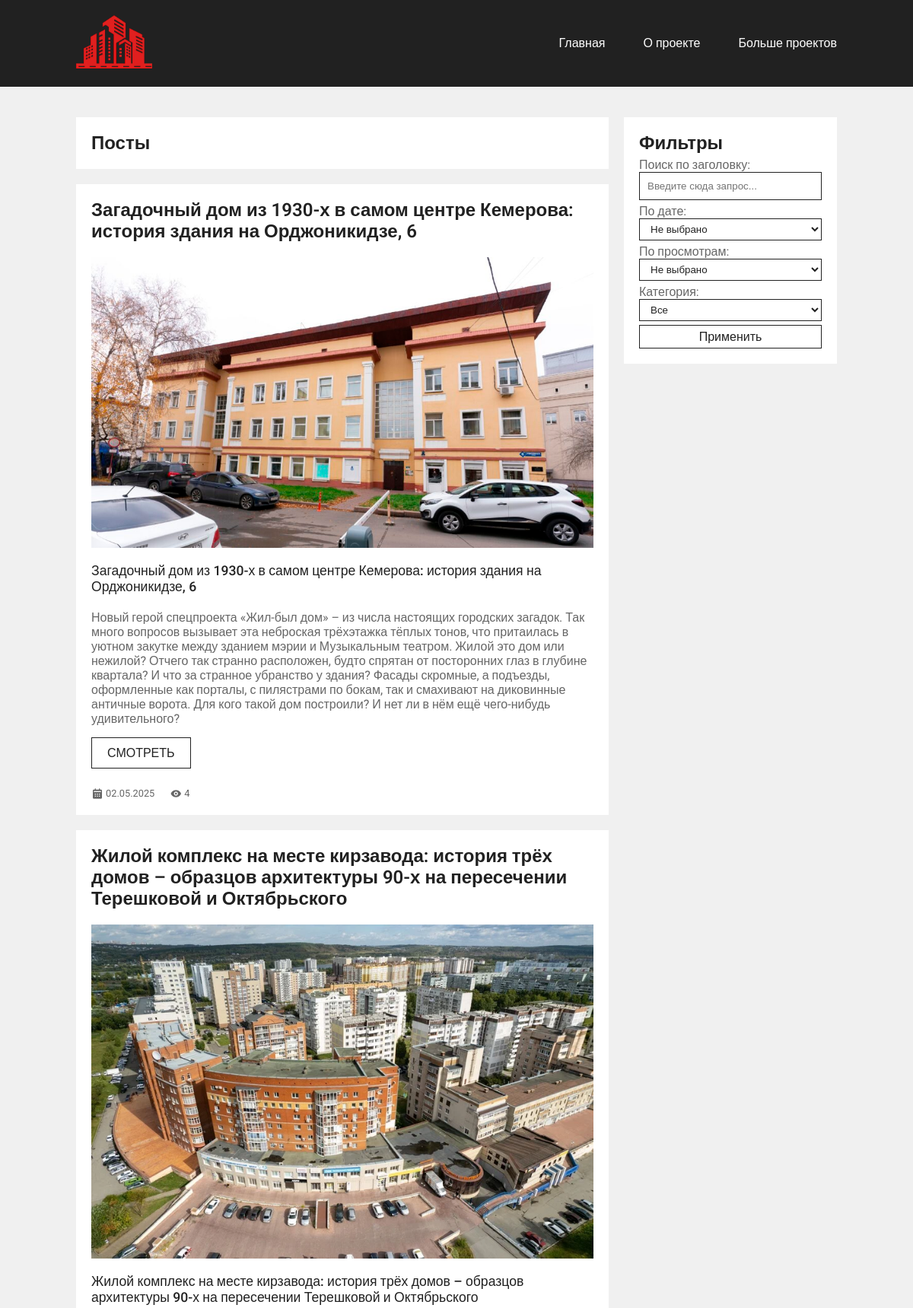
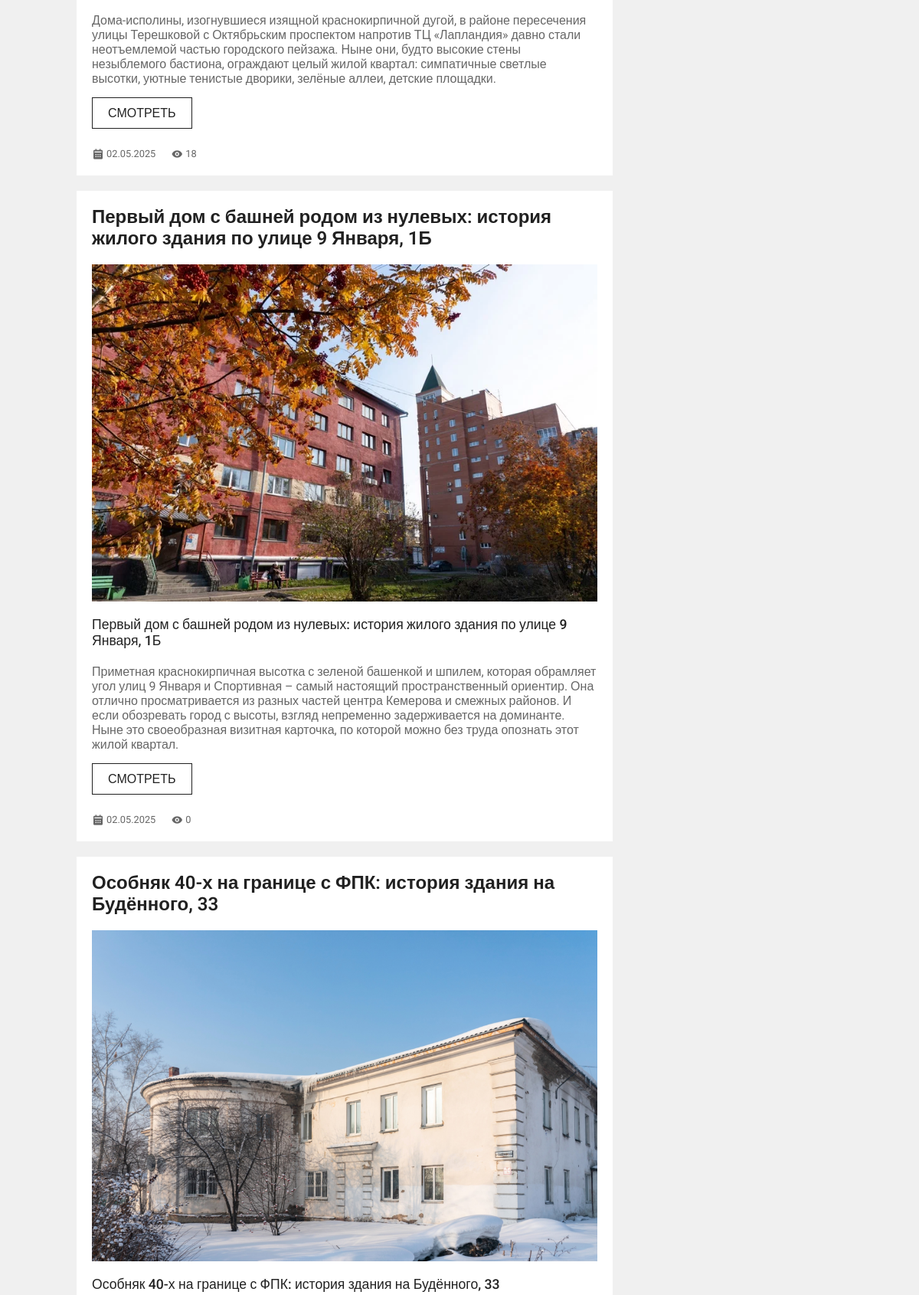
/posts/ (upper part), run on the app's committed database (2 pictures, top to bottom).
### streets/models.py (models this page shows, shortened)
class Posts(models.Model):
	title = models.CharField(verbose_name='Заголовок', max_length=255)
	description = models.TextField(verbose_name='Краткое описание')
	content = HTMLField(verbose_name='Контент')
	preview = models.ImageField(verbose_name='Картинка для превью', upload_to='photos/')
	date_create = models.DateField(verbose_name='Дата создания поста', auto_now_add=True, blank=True, null=True)
	date_update = models.DateField(verbose_name='Дата обновления поста', auto_now=True, blank=True, null=True)
	views = models.IntegerField(verbose_name='Просмотры', default=0, null=True, blank=True)
	video = models.FileField(verbose_name='Видео', upload_to='videos/', blank=True, null=True)
	slug = AutoSlugField(verbose_name='Слаг',unique=True, max_length=255, db_index=True, populate_from='title', slugify_function=lambda a: pytils.translit.slugify(a))
	is_published = models.BooleanField(verbose_name='Опубликовать', default=True)
	category = models.ForeignKey(verbose_name='Категория поста', to=Categories, on_delete=models.CASCADE, blank=True, null=True, related_name='category_posts')
	def get_absolute_url(self):
		return reverse('post', kwargs={'post_slug': self.slug})
	class Meta:
		verbose_name = 'Пост'
		verbose_name_plural = 'Посты'

### streets/views.py (the view)
# urls.py: path('posts/', views.posts, name='posts')
def posts(request):
	_posts = Posts.objects.get_queryset()
	filters_form = PostFilterForm(data=request.GET)
	if filters_form.is_valid():
		category = filters_form.cleaned_data.get('category')
		date = filters_form.cleaned_data.get('date')
		views = filters_form.cleaned_data.get('views')
		search_query = filters_form.cleaned_data.get('search_query')
		if search_query:
			_posts = _posts.filter(title__icontains=search_query)
		if category:
			_posts = _posts.filter(category=category)
		if date == '0':
			_posts = _posts.order_by('-date_create')
		elif date == '1':
			_posts = _posts.order_by('date_create')
		if views == '0':
			_posts = _posts.order_by('-views')
		elif views == '1':
			_posts = _posts.order_by('views')
	return render(request, 'posts.html', {'filters_form': filters_form, 'posts': _posts, 'scroll': False})

### streets/forms.py
class PostFilterForm(forms.Form):
	search_query = forms.CharField(
		label='Поиск по заголовку',
		required=False,
		max_length=255,
		widget=forms.TextInput(attrs={'placeholder': 'Введите сюда запрос...'})
	)
	date = forms.ChoiceField(
		required=False,
		label="По дате",
		choices=[("", "Не выбрано"), (0, 'По убыванию'), (1, 'По возрастанию')],
		widget=forms.Select(attrs={'class': 'filters-by-date'})
	)
	views = forms.ChoiceField(
		required=False,
		label="По просмотрам",
		choices=[("", "Не выбрано"), (0, 'По убыванию'), (1, 'По возрастанию')],
		widget=forms.Select(attrs={'class': 'filters-by-views'})
	)
	category = forms.ChoiceField(
		required=False,
		label="Категория",
		choices=[("", "Все")] + [(cat.id, cat.name) for cat in Categories.objects.all()],
		widget=forms.Select(attrs={'class': 'filters-by-category'})
	)

### streets/templates/posts.html
{% extends 'base.html' %}
{% load static %}
{% block head %}
<link rel="stylesheet" href="{% static 'css/card_posts.css' %}">
<link rel="stylesheet" href="{% static 'css/adaptive_posts.css' %}">
<link rel="stylesheet" href="{% static 'css/posts.css' %}">
{% endblock %}
{% block content %}
	{% if posts %}
		<div class="title">Посты</div>
		<div class="posts">
			{% for post in posts %}
				<div class="card-post">
					<h2 class="post-title"><a href="{{ post.get_absolute_url }}" class="">{{ post.title }}</a></h2>
					<img class="post-img" src="{{ post.preview.url }}" alt="post image">
					<div class="post-info">
						<h4 class="post-info-title">{{ post.title }}</h4>
						<p class="post-description">{{ post.description }}</p>
						<a href="{{ post.get_absolute_url }}" class="btn post-btn">СМОТРЕТЬ</a>
						<div class="post-meta-info">
							<div class="post-create-date">
								<i class='bx bxs-calendar'></i><p>{{ post.date_create|date:"d.m.Y" }}</p>
							</div>
							<div class="post-views">
								<i class='bx bxs-show' ></i><p>{{ post.views }}</p>
							</div>
						</div>
					</div>
				</div>
			{% endfor %}
		</div>
	{% else %}
		<div class="title">Не найдено постов по такому запросу</div>
	{% endif %}
	<div class="filters">
		<div class="filters-by">
			<h2>Фильтры</h2>
			<form action="" method="GET" class="filters-by-form">
				{{ filters_form.as_p }}
				<input class="btn" type="submit" value="Применить">
			</form>
		</div>
	</div>
{% endblock %}

### streets/static/css/index.css (style rules this page uses)
:root { --dark-gray: #212121; --hover-link-color: rgba(255,255,255,0.5); --gray: #666; --title: #323232; --logo: #e11f1f; --seashell: #F0F0F0; }
* { margin: 0; padding: 0; box-sizing: border-box; }
html { height: 100%; }
body { height: 100%; font-family: "Roboto", sans-serif; font-size: 1em; }
a { text-decoration: none; color: #fff; }
p { color: var(--gray); }
a { -webkit-tap-highlight-color: transparent; outline: none; }
input[type="text"] { border: 1px solid var(--dark-gray); border-radius: 0; padding: 10px; display: block; width: 100%; outline: none; }
input[type="submit"] { all: unset; }
input[type="submit"], select { padding: 5px 10px; border: 1px solid var(--dark-gray); color: var(--dark-gray); cursor: pointer; display: block; }
input[type="submit"] { text-align: center; transition: 0.2s ease-in-out; }
select { background-color: #fff; width: 100%; outline: none; }
form { width: 100%; }
.btn { padding: 10px 20px; border: 1px solid var(--dark-gray); color: var(--dark-gray); cursor: pointer; display: block; }

### streets/static/css/card_posts.css (style rules this page uses)
.card-post { width: 100%; background-color: #fff; padding: 20px; margin-bottom: 20px; display: flex; flex-direction: column; gap: 20px; }
.post-img { width: 100%; object-fit: cover; }
.post-info { display: block; }
.post-title { font-size: 1.5em; font-weight: 600; color: var(--dark-gray); }
.post-title a { color: var(--dark-gray); transition: 0.5s ease-in-out; }
.post-info-title { font-size: 1.1em; font-weight: 500; color: var(--dark-gray); }
.post-description { margin-top: 20px; font-weight: 400; font-size: 1em; }
.post-btn { margin-top: 15px; justify-self: flex-start; }
.post-meta-info { margin-top: 25px; font-weight: 400; color: var(--gray); display: flex; align-items: center; gap: 20px; }
.post-meta-info div { display: flex; align-items: center; gap: 3px; }
.post-meta-info i, p { font-size: 0.8em; }
.post-meta-info i { font-size: 1em; }

### streets/static/css/posts.css (style rules this page uses)
html { background-color: var(--seashell); }
.title { grid-area: title; background-color: #fff; color: var(--dark-gray); padding: 20px; font-size: 1.5em; font-weight: 800; }
.posts { grid-area: posts; display: flex; flex-direction: column; align-items: center; }
.filters { grid-area: filters; width: 100%; height: min-content; background-color: #fff; padding: 20px; color: var(--dark-gray); position: sticky; top: 20px; }
.filters h2 { font-size: 1.5em; margin-bottom: 5px; }
.filters p { font-size: 1em; }
.filters-by-form, .search-form { display: flex; flex-direction: column; gap: 5px; }

### data on the page
Posts: title "Загадочный дом из 1930-х в самом центре Кемерова: история здания на Орджоникидзе, 6", preview (picture), description "Новый герой спецпроекта «Жил-был дом» – из числа настоящих городских загадок. Так много вопросов вызывает эта неброская трёхэтажка тёплых тонов, что притаилась в уютном закутке между зданием мэрии и Музыкальным театром. Жилой это дом или нежилой? Отчего так странно расположен, будто спрятан от посторонних глаз в глубине квартала? И что за странное убранство у здания? Фасады скромные, а подъезды, оформленные как порталы, с пилястрами по бокам, так и смахивают на диковинные античные ворота. Для кого такой дом построили? И нет ли в нём ещё чего-нибудь удивительного?", date_create "02.05.2025", views "4"
Posts: title "Жилой комплекс на месте кирзавода: история трёх домов – образцов архитектуры 90-х на пересечении Терешковой и Октябрьского", preview (picture), description "Дома-исполины, изогнувшиеся изящной краснокирпичной дугой, в районе пересечения улицы Терешковой с Октябрьским проспектом напротив ТЦ «Лапландия» давно стали неотъемлемой частью городского пейзажа. Ныне они, будто высокие стены незыблемого бастиона, ограждают целый жилой квартал: симпатичные светлые высотки, уютные тенистые дворики, зелёные аллеи, детские площадки.", date_create "02.05.2025", views "18"
Posts: title "Первый дом с башней родом из нулевых: история жилого здания по улице 9 Января, 1Б", preview (picture), description "Приметная краснокирпичная высотка с зеленой башенкой и шпилем, которая обрамляет угол улиц 9 Января и Спортивная – самый настоящий пространственный ориентир. Она отлично просматривается из разных частей центра Кемерова и смежных районов. И если обозревать город с высоты, взгляд непременно задерживается на доминанте. Ныне это своеобразная визитная карточка, по которой можно без труда опознать этот жилой квартал.", date_create "02.05.2025", views "0"
Posts: title "Особняк 40-х на границе с ФПК: история здания на Будённого, 33", preview (picture)
